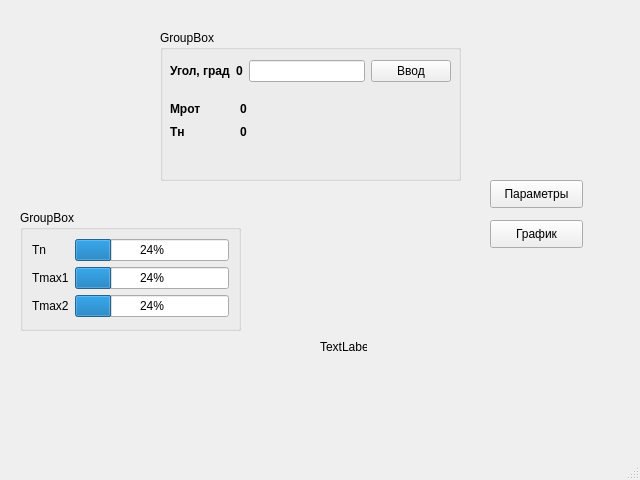
<?xml version="1.0" encoding="UTF-8"?>
<ui version="4.0">
 <class>MainWindow</class>
 <widget class="QMainWindow" name="MainWindow">
  <property name="geometry">
   <rect>
    <x>0</x>
    <y>0</y>
    <width>640</width>
    <height>480</height>
   </rect>
  </property>
  <property name="windowTitle">
   <string>MainWindow</string>
  </property>
  <widget class="QWidget" name="centralwidget">
   <widget class="QGroupBox" name="groupBox">
    <property name="geometry">
     <rect>
      <x>160</x>
      <y>30</y>
      <width>301</width>
      <height>151</height>
     </rect>
    </property>
    <property name="title">
     <string>GroupBox</string>
    </property>
    <widget class="QWidget" name="layoutWidget">
     <property name="geometry">
      <rect>
       <x>10</x>
       <y>26</y>
       <width>281</width>
       <height>30</height>
      </rect>
     </property>
     <layout class="QHBoxLayout" name="horizontalLayout">
      <item>
       <widget class="QLabel" name="label">
        <property name="font">
         <font>
          <weight>75</weight>
          <bold>true</bold>
         </font>
        </property>
        <property name="text">
         <string>Угол, град</string>
        </property>
       </widget>
      </item>
      <item>
       <widget class="QLabel" name="label_4">
        <property name="font">
         <font>
          <weight>75</weight>
          <bold>true</bold>
         </font>
        </property>
        <property name="text">
         <string>0</string>
        </property>
       </widget>
      </item>
      <item>
       <widget class="QLineEdit" name="lineEdit"/>
      </item>
      <item>
       <widget class="QPushButton" name="pushButton_3">
        <property name="text">
         <string>Ввод</string>
        </property>
       </widget>
      </item>
     </layout>
    </widget>
    <widget class="QWidget" name="layoutWidget">
     <property name="geometry">
      <rect>
       <x>10</x>
       <y>70</y>
       <width>51</width>
       <height>40</height>
      </rect>
     </property>
     <layout class="QVBoxLayout" name="verticalLayout">
      <item>
       <widget class="QLabel" name="label_2">
        <property name="font">
         <font>
          <weight>75</weight>
          <bold>true</bold>
         </font>
        </property>
        <property name="text">
         <string>Мрот</string>
        </property>
       </widget>
      </item>
      <item>
       <widget class="QLabel" name="label_3">
        <property name="font">
         <font>
          <weight>75</weight>
          <bold>true</bold>
         </font>
        </property>
        <property name="text">
         <string>Тн</string>
        </property>
       </widget>
      </item>
     </layout>
    </widget>
    <widget class="QWidget" name="layoutWidget">
     <property name="geometry">
      <rect>
       <x>80</x>
       <y>70</y>
       <width>81</width>
       <height>40</height>
      </rect>
     </property>
     <layout class="QVBoxLayout" name="verticalLayout_2">
      <item>
       <widget class="QLabel" name="label_5">
        <property name="font">
         <font>
          <weight>75</weight>
          <bold>true</bold>
         </font>
        </property>
        <property name="text">
         <string>0</string>
        </property>
       </widget>
      </item>
      <item>
       <widget class="QLabel" name="label_10">
        <property name="font">
         <font>
          <weight>75</weight>
          <bold>true</bold>
         </font>
        </property>
        <property name="text">
         <string>0</string>
        </property>
       </widget>
      </item>
     </layout>
    </widget>
   </widget>
   <widget class="QGroupBox" name="groupBox_2">
    <property name="geometry">
     <rect>
      <x>20</x>
      <y>210</y>
      <width>221</width>
      <height>121</height>
     </rect>
    </property>
    <property name="title">
     <string>GroupBox</string>
    </property>
    <layout class="QFormLayout" name="formLayout">
     <item row="0" column="0">
      <widget class="QLabel" name="label_6">
       <property name="text">
        <string>Tn</string>
       </property>
      </widget>
     </item>
     <item row="0" column="1">
      <widget class="QProgressBar" name="progressBar">
       <property name="value">
        <number>24</number>
       </property>
      </widget>
     </item>
     <item row="1" column="0">
      <widget class="QLabel" name="label_7">
       <property name="text">
        <string>Tmax1</string>
       </property>
      </widget>
     </item>
     <item row="1" column="1">
      <widget class="QProgressBar" name="progressBar_2">
       <property name="value">
        <number>24</number>
       </property>
      </widget>
     </item>
     <item row="2" column="0">
      <widget class="QLabel" name="label_8">
       <property name="text">
        <string>Tmax2</string>
       </property>
      </widget>
     </item>
     <item row="2" column="1">
      <widget class="QProgressBar" name="progressBar_3">
       <property name="value">
        <number>24</number>
       </property>
      </widget>
     </item>
    </layout>
   </widget>
   <widget class="QPushButton" name="pushButton_2">
    <property name="geometry">
     <rect>
      <x>490</x>
      <y>180</y>
      <width>93</width>
      <height>28</height>
     </rect>
    </property>
    <property name="text">
     <string>Параметры</string>
    </property>
   </widget>
   <widget class="QPushButton" name="pushButton_4">
    <property name="geometry">
     <rect>
      <x>490</x>
      <y>220</y>
      <width>93</width>
      <height>28</height>
     </rect>
    </property>
    <property name="text">
     <string>График</string>
    </property>
   </widget>
   <widget class="QLabel" name="label_9">
    <property name="geometry">
     <rect>
      <x>320</x>
      <y>340</y>
      <width>47</width>
      <height>14</height>
     </rect>
    </property>
    <property name="text">
     <string>TextLabel</string>
    </property>
   </widget>
  </widget>
  <widget class="QMenuBar" name="menubar">
   <property name="geometry">
    <rect>
     <x>0</x>
     <y>0</y>
     <width>640</width>
     <height>22</height>
    </rect>
   </property>
  </widget>
  <widget class="QStatusBar" name="statusbar"/>
 </widget>
 <resources/>
 <connections/>
</ui>
